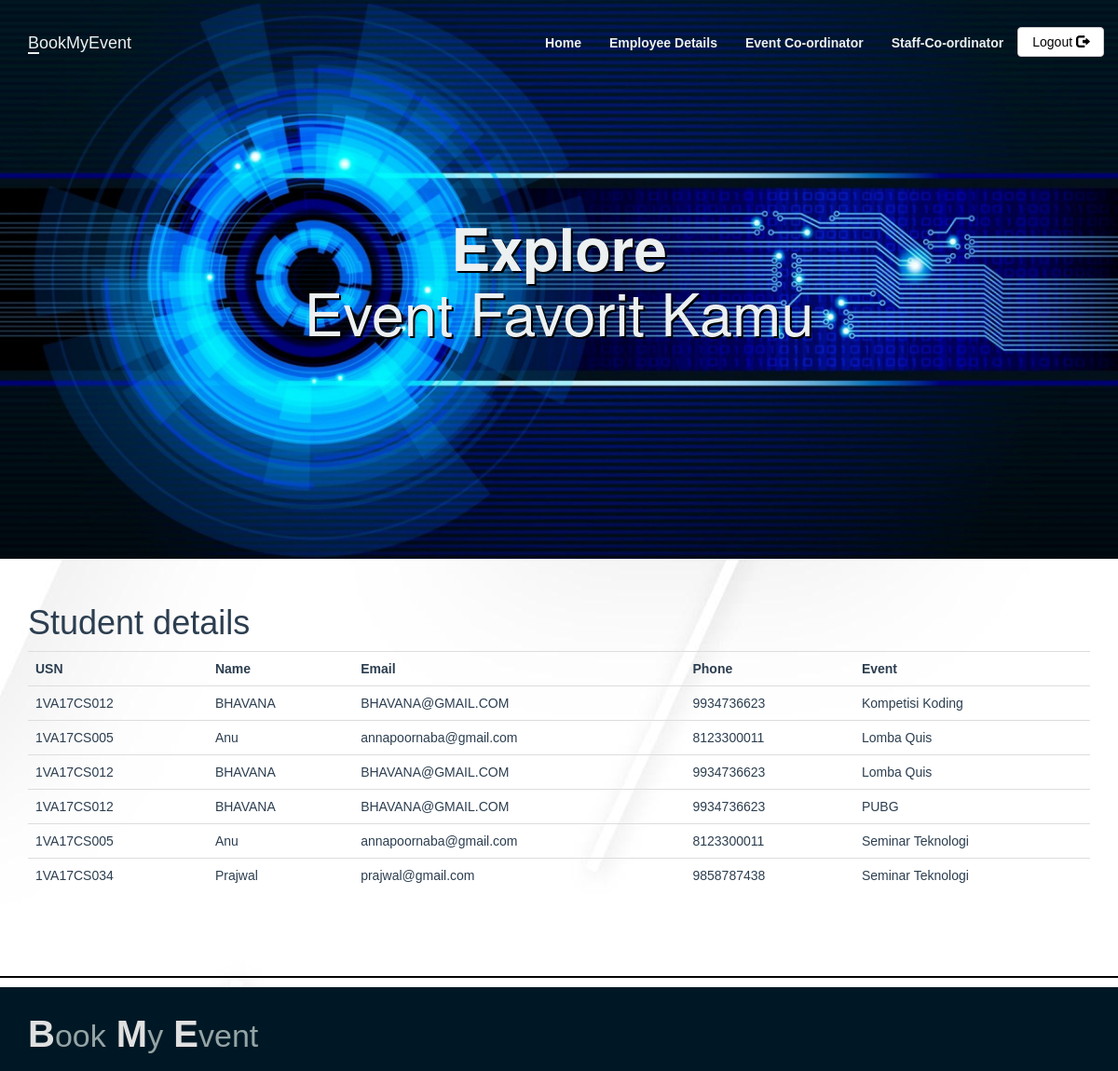
Page /Stu_details.php on the committed database.
### tables this page shows
CREATE TABLE `events` (
  `event_id` int(11) NOT NULL,
  `event_title` varchar(50) NOT NULL,
  `event_price` int(11) DEFAULT NULL,
  `participents` int(100) DEFAULT 0,
  `img_link` text DEFAULT NULL,
  `type_id` int(11) DEFAULT NULL
);

CREATE TABLE `participent` (
  `usn` varchar(20) NOT NULL,
  `name` varchar(100) NOT NULL,
  `branch` varchar(11) NOT NULL,
  `sem` int(11) NOT NULL,
  `email` varchar(300) NOT NULL,
  `phone` varchar(12) NOT NULL,
  `college` varchar(20) NOT NULL
);

### Stu_details.php (the view, shortened to what this page needs)
<?php
include_once 'classes/db1.php';
$result = mysqli_query($conn,"SELECT * FROM events,registered r ,participent p WHERE events.event_id=r.event_id and r.usn = p.usn order by event_title");
?>
<!DOCTYPE html>
<html>
<head>
        <?php require 'utils/styles.php'; ?>
    </head>
<body><?php include 'utils/adminHeader.php'?>
<div class = "content">
<div class = "container">
<h1>Student details</h1>
<?php
if (mysqli_num_rows($result) > 0) {
?>
 <table class="table table-hover" >
  <tr>
  <th>USN</th>
    <th>Name</th>
    <th>Email</th>
    <th>Phone</th>
    <th>Event</th>
  </tr>
<?php
while($row = mysqli_fetch_array($result)) {
?>
<tr>
<td><?php echo $row["usn"]; ?></td>
    <td><?php echo $row["name"]; ?></td>
    <td><?php echo $row["email"]; ?></td>
    <td><?php echo $row["phone"]; ?></td>
    <td><?php echo $row["event_title"]; ?></td>
</tr>
<?php
}
?>
</table>
 <?php
}
else{
    echo "No result found";
}
?>
</div>
</div>
<?php include 'utils/footer.php'?>
 </body>
</html>

### css/style.css (style rules this page uses)
body { overflow-x: hidden; background-color: #ffffff; background-image: url('../images/4857390.jpg'); }
.content { font-family: Arial, Helvetica, sans-serif; color: #2C3E50; }

### rows in the picture
events: participent.usn "1VA17CS012", participent.name "BHAVANA", participent.email "BHAVANA@GMAIL.COM", participent.phone "9934736623", event_title "Kompetisi Koding"
events: participent.usn "1VA17CS005", participent.name "Anu", participent.email "annapoornaba@gmail.com", participent.phone "8123300011", event_title "Lomba Quis", participent.usn "1VA17CS012", participent.name "BHAVANA", participent.email "BHAVANA@GMAIL.COM", participent.phone "9934736623"
events: participent.usn "1VA17CS012", participent.name "BHAVANA", participent.email "BHAVANA@GMAIL.COM", participent.phone "9934736623", event_title "PUBG"
events: participent.usn "1VA17CS005", participent.name "Anu", participent.email "annapoornaba@gmail.com", participent.phone "8123300011", event_title "Seminar Teknologi", participent.usn "1VA17CS034", participent.name "Prajwal", participent.email "prajwal@gmail.com", participent.phone "9858787438"
